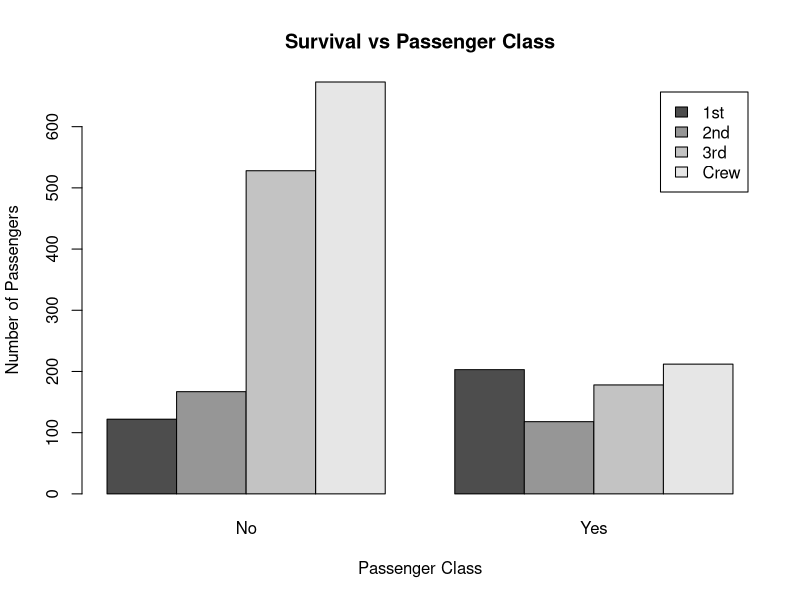
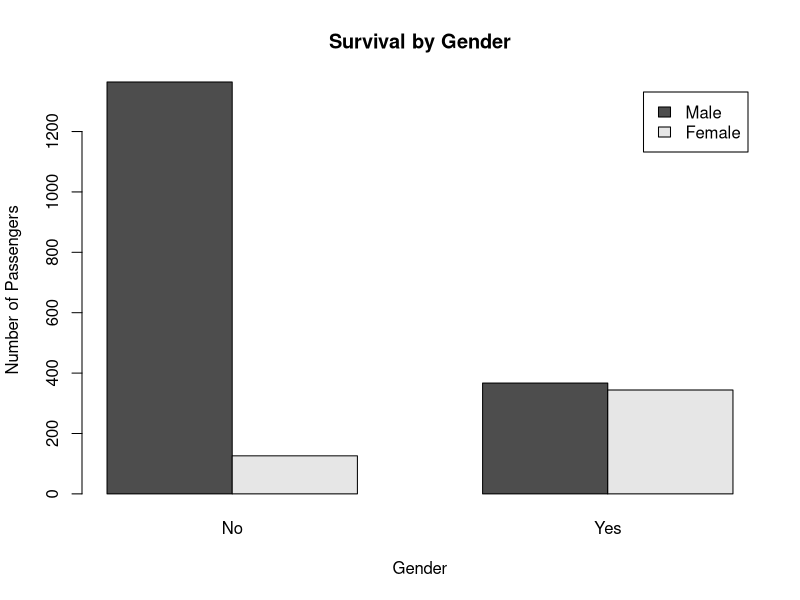
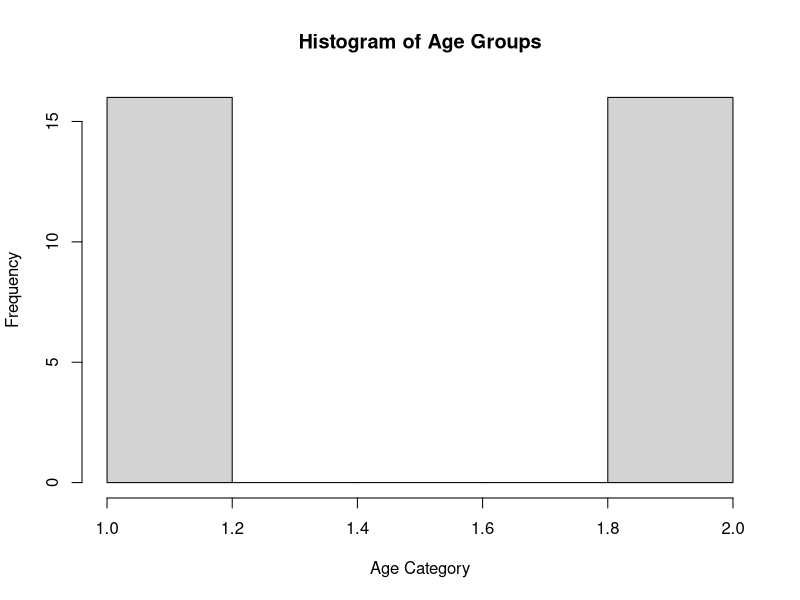

Recreate these plots in R, in order.
# Load Titanic dataset
data(Titanic)

# Convert Titanic table to data frame
titanic_df <- as.data.frame(Titanic)

# Bar chart of Survival vs Class
barplot(tapply(titanic_df$Freq,
               list(titanic_df$Class, titanic_df$Survived),
               sum),
        beside = TRUE,
        legend = TRUE,
        main = "Survival vs Passenger Class",
        xlab = "Passenger Class",
        ylab = "Number of Passengers")

# Modify plot by Gender (Survival vs Class by Sex)
barplot(tapply(titanic_df$Freq,
               list(titanic_df$Sex, titanic_df$Survived),
               sum),
        beside = TRUE,
        legend = TRUE,
        main = "Survival by Gender",
        xlab = "Gender",
        ylab = "Number of Passengers")

# Histogram of Age distribution
age_data <- titanic_df$Age
hist(as.numeric(factor(age_data)),
     main = "Histogram of Age Groups",
     xlab = "Age Category")
